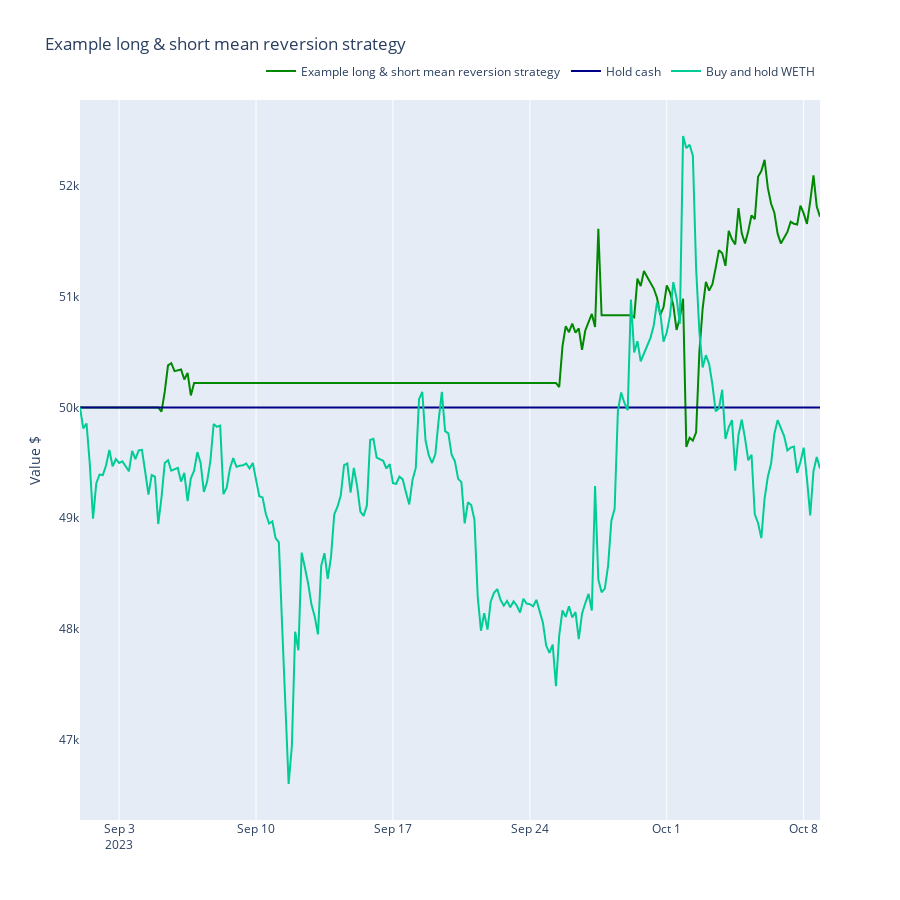

The cell this chart's notebook holds for it:
### Markdown cell above
## Benchmarking the strategy performance

Here we benchmark the strategy performance against some baseline scenarios.

- Buy and hold US dollar
- Buy and hold the underlying trading pair base asset

### Code cell
from tradeexecutor.visual.benchmark import visualise_benchmark

traded_pair = universe.universe.pairs.get_single()

fig = visualise_benchmark(
    "Example long & short mean reversion strategy",
    portfolio_statistics=state.stats.portfolio,
    all_cash=state.portfolio.get_initial_deposit(),
    buy_and_hold_asset_name=traded_pair.base_token_symbol,
    buy_and_hold_price_series=universe.universe.candles.get_single_pair_data()["close"],
    start_at=START_AT,
    end_at=END_AT,
    height=900
)

fig.show()

### Figure 1 — Plotly figure (JSON) as saved in the notebook; plotly's stock layout.template omitted (floating-point values rounded to 4 significant figures; data arrays with more than 128 entries replaced by an {"elided": "..."} marker saying what was removed)
{"data": [{"line": {"color": "#008800"}, "mode": "lines", "name": "Example long & short mean reversion strategy", "type": "scatter", "x": {"elided": "229 str values"}, "y": {"elided": "229 float values"}}, {"line": {"color": "#000088"}, "mode": "lines", "name": "Hold cash", "type": "scatter", "x": ["2023-09-01T00:00:00", "2023-10-08T20:00:00"], "y": [50000, 50000]}, {"mode": "lines", "name": "Buy and hold WETH", "type": "scatter", "x": {"elided": "228 str values"}, "y": {"elided": "228 float values"}}], "layout": {"height": 900, "legend": {"orientation": "h", "x": 1, "xanchor": "right", "y": 1.02, "yanchor": "bottom"}, "title": {"text": "Example long & short mean reversion strategy"}, "xaxis": {"rangeslider": {"visible": false}}, "yaxis": {"showgrid": false, "title": {"text": "Value $"}}}}
